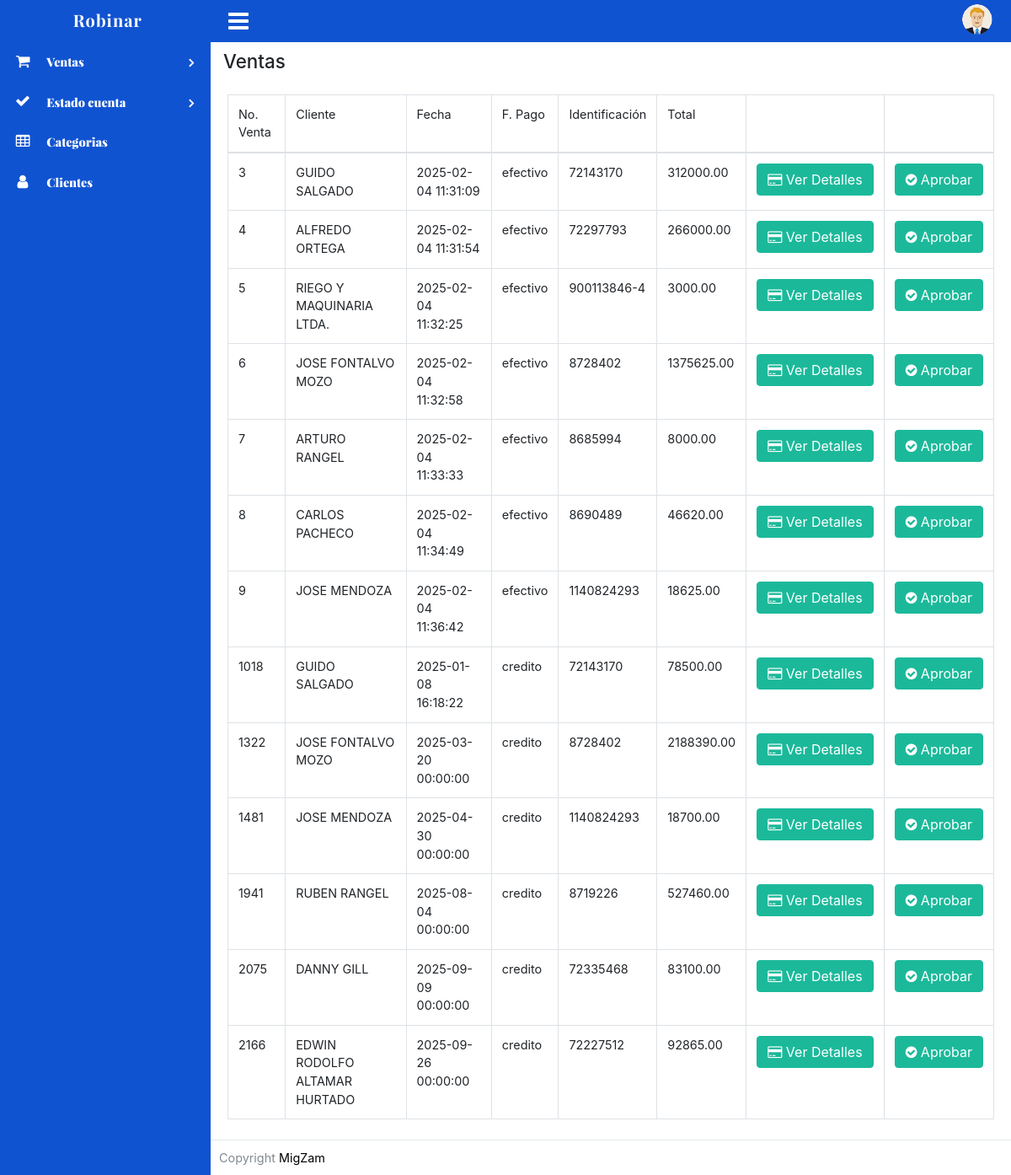
/vistas/marcar_ventas.php (signed in), run on an earlier commit of the app's database.
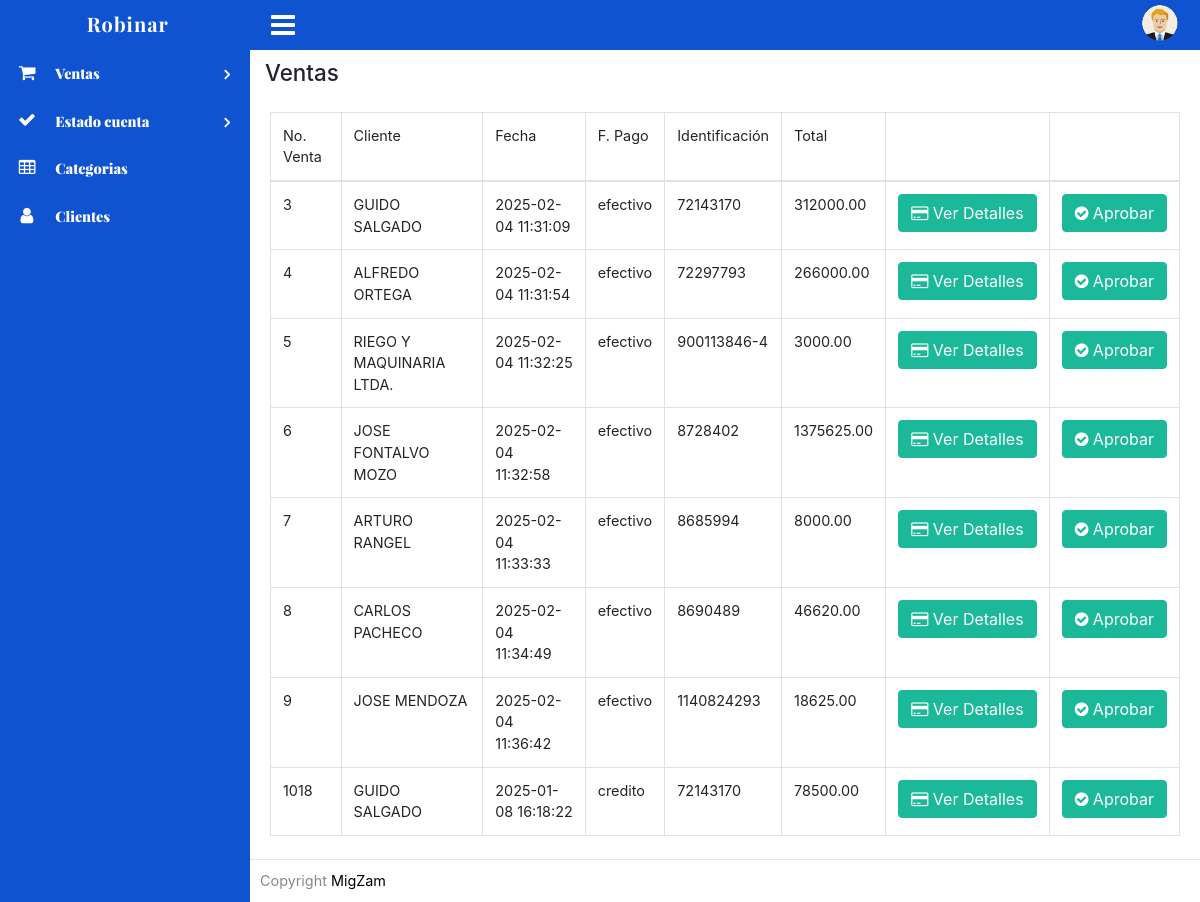
And on a later commit of the database.
### tables this page shows
CREATE TABLE `ventas` (
  `id_venta` int(11) NOT NULL,
  `fecha` datetime DEFAULT NULL,
  `cliente` varchar(100) DEFAULT NULL,
  `estado` varchar(20) DEFAULT NULL,
  `total` decimal(20,2) DEFAULT NULL,
  `tipo` varchar(50) DEFAULT NULL,
  `id_cliente` varchar(15) DEFAULT NULL,
  `credito_pendiente` decimal(20,2) DEFAULT 0.00,
  `estado_credito` enum('pendiente','pagado') DEFAULT 'pendiente'
);

### clases/Venta.php (called while the page is built, shortened)
<?php
class Venta
{
    public function mostrarI()
    {
        $c = new Conexion();
        $conexion = $c->conectar();
        $sql = "select * from ventas where estado = 'I'";
        $result = mysqli_query($conexion, $sql);
        return $result;
    }
}

### vistas/marcar_ventas.php (the view, shortened to what this page needs)
<?php
require 'header.php';
if(isset($_SESSION['usuario']))
{
?>
    <div class="content-page">
    <div class="content">
        <div class="container-fluid">
                    <div class="row">
                                <div class="col-xl-12">
                                        <div class="breadcrumb-holder">
                                                <h1 class="main-title float-left">Ventas</h1>
                                                <div class="clearfix">
                                                </div>
                                        </div>
                                </div>
                    </div>
                    <div class="row">
            <?php
        require_once '../clases/Venta.php';
        $obj = new Venta();
        $result = $obj->mostrarI();
        ?>
                        <div class="col-lg-12">
<table id="dtventas" class="table table-bordered table-hover table-condensed">
                    <thead>
                        <tr>
                            <td>No. Venta</td>
                            <td>Cliente</td>
                            <td>Fecha</td>
                            <td>F. Pago</td>
                            <td>Identificación</td>
                            <td>Total</td>
                            <td style="width:15px"></td>
                            <td style="width:15px"></td>
                        </tr>
                    </thead>
                    <tbody>
<?php
	while($fila=mysqli_fetch_row($result))
	{
 ?>
    <tr>
		<td><?php echo $fila[0] ?></td>
		<td><?php echo $fila[2] ?></td>
		<td><?php echo $fila[1] ?></td>
		<td><?php echo $fila[5] ?></td>
		<td><?php echo $fila[6] ?></td>
		<td><?php echo $fila[4] ?></td>
        <td>
                    <a href="#" class="btn btn-success" data-toggle="modal" data-target="#exampleModal" onclick="functions('<?php echo $fila[0] ?>')">
                        <span class="fa fa-credit-card" role="button" data-toggle="tooltip" data-placement="top" title="Generar Recibo"></span> Ver Detalles
                    </a>
        </td>
        <td>
                    <a href="#" class="btn btn-success"  onclick="marcar('<?php echo $fila[0] ?>')">
                        <span class="fa fa-check-circle" role="button" data-toggle="tooltip" data-placement="top" title="Marcar Venta"></span>
                        Aprobar
                    </a>
        </td>
	</tr>
	<?php
} ?>
                    </tbody>
</table>
                        </div>
                    </div>
        </div>
    </div>
</div>
<?php
require 'footer.php';
}
else {
	header("location:../index.php");
}
?>

### vistas/header.php (shortened to what this page needs)
<?php
if (isset($_SESSION['usuario'])) {
?>
    <!DOCTYPE html>
    <html lang="es">
    <head>
        <link href="../assets/css/bootstrap.min.css" rel="stylesheet" type="text/css" />
        <link rel="stylesheet" type="text/css" href="../assets/plugins/alertifyjs/css/alertify.css">
        <link rel="stylesheet" type="text/css" href="../assets/plugins/alertifyjs/css/themes/default.css">
        <link href="../assets/font-awesome/css/font-awesome.min.css" rel="stylesheet" type="text/css" />
        <link href="../assets/css/style.css" rel="stylesheet" type="text/css" />
        <link rel="stylesheet" type="text/css" href="../assets/dataTables.bootstrap4.min.css" />
        <link rel="stylesheet" type="text/css" href="../assets/responsive.dataTables.min.css">
    </head>
    <body class="adminbody">
        <div id="main">
            <div class="headerbar">
                <div class="headerbar-left">
                    <a href="inicio.php" class="logo"><img alt="" src="../assets/images/logo.png" />
                        <span>Robinar</span></a>
                </div>
                <nav class="navbar-custom">
                    <ul class="list-inline float-right mb-0">
                        <li class="list-inline-item dropdown notif">
                            <a class="nav-link dropdown-toggle nav-user" data-toggle="dropdown" href="#" role="button" aria-haspopup="false" aria-expanded="false">
                                <img src="../assets/images/avatars/admin.png" alt="Profile image" class="avatar-rounded">
                            </a>
                        </li>
                    </ul>
                    <ul class="list-inline menu-left mb-0">
                        <li class="float-left">
                            <button class="button-menu-mobile open-left">
                                <i class="fa fa-fw fa-bars"></i>
                            </button>
                        </li>
                    </ul>
                </nav>
            </div>
            <div class="left main-sidebar">
                <div class="sidebar-inner leftscroll">
                    <div id="sidebar-menu">
                        <ul>
                            <li class="submenu">
                                <a href="#"><i class="fa fa-shopping-cart"></i> <span> Ventas </span> <span class="menu-arrow"></span></a>
                            </li>
                            <li class="submenu">
                                <a href="#"><i class="fa fa-check"></i> <span> Estado cuenta </span> <span class="menu-arrow"></span></a>
                            </li>
                            <li class="submenu">
                                <a href="categorias.php"><i class="fa fa-fw fa-table"></i> <span> Categorias </span> <span class="users"></span></a>
                            </li>
                            <li class="submenu">
                                <a href="cliente.php"><i class="fa fa-user"></i> <span> Clientes </span> <span class="users"></span></a>
                            </li>
                        </ul>
                    </div>
                </div>
            </div>
        <?php
    } else {
        header("location:../index.php");
    }
        ?>

### vistas/footer.php (shortened to what this page needs)
<?php
if(isset($_SESSION['usuario']))
{
?>
    <footer class="footer">
		<span class="text-right">
		Copyright <a target="_blank" href="http://migzam.com/" style="color:black">MigZam</a>
		</span>
	</footer>
</div>
</body>
</html>
<?php
}
else {
    header("location:../index.php");
}
?>

### assets/css/style.css (style rules this page uses)
:root { --rosado: #EEBBCA;; }
html { position: relative; min-height: 100%; }
body { font-size: 0.9rem; background-color: #fff; padding-bottom: 50px; }
a { color: #0ca4ca; text-decoration: none; }
img { vertical-align: middle; border: 0; }
.breadcrumb-holder { background-color: #ffffff; margin: 0px -20px 20px -20px; padding: 10px 15px 5px 15px; box-shadow: none; }
.breadcrumb-holder .main-title { margin-bottom: 0; font-size: 1.4rem; }
a { outline: none !important; text-decoration: none !important; }
.row { margin-right: -10px; margin-left: -10px; }
.col, .col-1, .col-10, .col-11, .col-12, .col-2, .col-3, .col-4, .col-5, .col-6, .col-7, .col-8, .col-9, .col-lg, .col-lg-1, .col-lg-10, .col-lg-11, .col-lg-12, .col-lg-2, .col-lg-3, .col-lg-4, .col-lg-5, .col-lg-6, .col-lg-7, .col-lg-8, .col-lg-9, .col-md, .col-md-1, .col-md-10, .col-md-11, .col-md-12, .col-md-2, .col-md-3, .col-md-4, .col-md-5, .col-md-6, .col-md-7, .col-md-8, .col-md-9, .col-sm, .col-sm-1, .col-sm-10, .col-sm-11, .col-sm-12, .col-sm-2, .col-sm-3, .col-sm-4, .col-sm-5, .col-sm-6, .col-sm-7, .col-sm-8, .col-sm-9, .col-xl, .col-xl-1, .col-xl-10, .col-xl-11, .col-xl-12, .col-xl-2, .col-xl-3, .col-xl-4, .col-xl-5, .col-xl-6, .col-xl-7, .col-xl-8, .col-xl-9 { padding-right: 10px; padding-left: 10px; }
.headerbar { left: 0; position: fixed; right: 0; top: 0; z-index: 999; }
.headerbar .headerbar-left { background: #1053d1; float: left; text-align: center; height: 50px; position: relative; width: 250px; z-index: 1; }
.navbar-custom { background-color: #1053d1 ; border-radius: 0; margin-bottom: 0; padding: 0 10px; margin-left: 250px; min-height: 50px; }
.navbar-custom .nav-link { padding: 0 8px; line-height: 50px; color: #e9f2ff; font-size: 20px; }
.navbar-custom .dropdown-toggle:after { content: initial; }
.navbar-custom .menu-left { overflow: hidden; }
.logo { color: #fff !important; font-size: 20px; font-weight: bolder; font-family: 'PlayfairDisplay-Bold', PlayfairDisplay-Bold; letter-spacing: 1px; line-height: 48px; }
.main-sidebar { top: 50px; width: 250px; z-index: 10; background: #1053d1; bottom: 70px; margin-bottom: -70px; margin-top: 0; padding-bottom: 70px; position: absolute; }
.content-page { margin-left: 250px; overflow: hidden; }
.content-page .content { padding: 0 5px; margin-top: 50px; }
.main-sidebar.left { position: absolute; }
body.adminbody .main-sidebar.left { bottom: 0px; margin-bottom: 0px; margin-top: 0; padding-bottom: 0px; }
.button-menu-mobile { background: transparent; border: none; color: #fff; font-size: 28px; line-height: 50px; padding: 0 5px; margin-right: 10px; position: relative; cursor: pointer; display: inline-block; overflow: hidden; vertical-align: middle; z-index: 1; }
.sidebar-inner { height: 100%; }
#sidebar-menu, #sidebar-menu ul, #sidebar-menu li, #sidebar-menu a { border: 0; font-weight: normal; line-height: 1; list-style: none; margin: 0; padding: 0; position: relative; text-decoration: none; }
#sidebar-menu { padding-bottom: 30px; width: 100%; }
#sidebar-menu a { line-height: 1.3; }
#sidebar-menu ul li .menu-arrow { -webkit-transition: -webkit-transform .15s; -o-transition: -o-transform .15s; transition: transform .15s; position: absolute; right: 20px; top: 15px; display: inline-block; font-family: 'FontAwesome'; text-rendering: auto; line-height: 18px; font-size: 16px; -webkit-font-smoothing: antialiased; -moz-osx-font-smoothing: grayscale; -webkit-transform: translate(0, 0); -ms-transform: translate(0, 0); -o-transform: translate(0, 0); transform: translate(0, 0); }
#sidebar-menu ul li .menu-arrow:before { content: "\f105"; }
#sidebar-menu > ul > li > a { color: #fff; display: block; padding: 12px 12px 15px 12px; font-weight: bolder; font-family: 'PlayfairDisplay-Black'; font-size: 0.90rem; border-left: 2px solid transparent; }
#sidebar-menu > ul > li > a > span { vertical-align: middle; }
#sidebar-menu ul li a i { display: inline-block; font-size: 18px; line-height: 17px; margin-left: 3px; margin-right: 15px; text-align: center; vertical-align: middle; width: 20px; }
.footer { border-top: 1px solid rgba(115, 140, 152, 0.2); bottom: 0; color: #818a91; text-align: left !important; padding: 10px; position: absolute; right: 0; left: 250px; background-color: #fff; }
.notif { margin-left: 0 !important; }
.nav-user { padding: 0 12px !important; }
.nav-user img { height: 36px; width: 36px; margin-bottom: 7px; }
.btn-success { background-color: #1bb99a; border-color: #1bb99a; }
.avatar-rounded { border-radius: 50%; }

What changed in the data, as far as the page shows it:
removed ventas: id_venta "1322", cliente "JOSE FONTALVO MOZO", fecha "2025-03-20 00:00:00", tipo "credito", id_cliente "8728402", total "2188390.00"
removed ventas: id_venta "1481", cliente "JOSE MENDOZA", fecha "2025-04-30 00:00:00", tipo "credito", id_cliente "1140824293", total "18700.00"
removed ventas: id_venta "1941", cliente "RUBEN RANGEL", fecha "2025-08-04 00:00:00", tipo "credito", id_cliente "8719226", total "527460.00"
removed ventas: id_venta "2075", cliente "DANNY GILL", fecha "2025-09-09 00:00:00", tipo "credito", id_cliente "72335468", total "83100.00"
removed ventas: id_venta "2166", cliente "EDWIN RODOLFO ALTAMAR HURTADO", fecha "2025-09-26 00:00:00", tipo "credito", id_cliente "72227512", total "92865.00"
